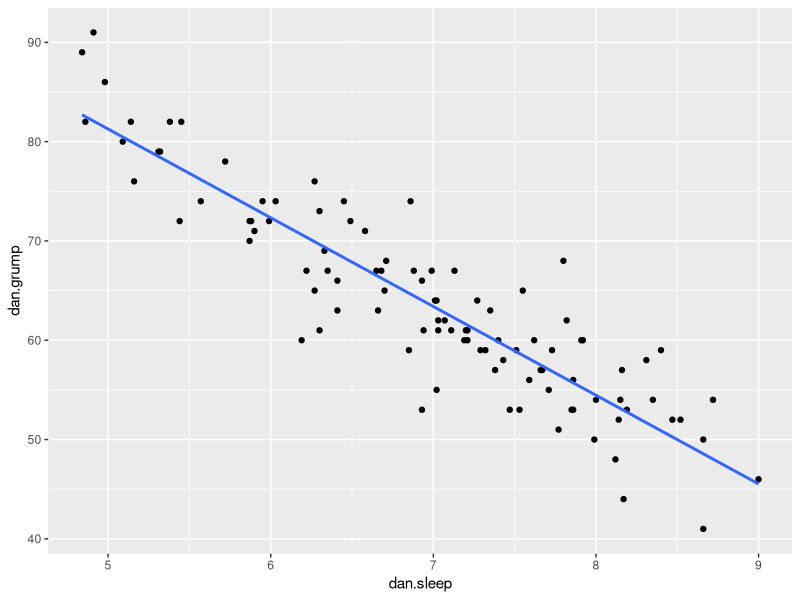
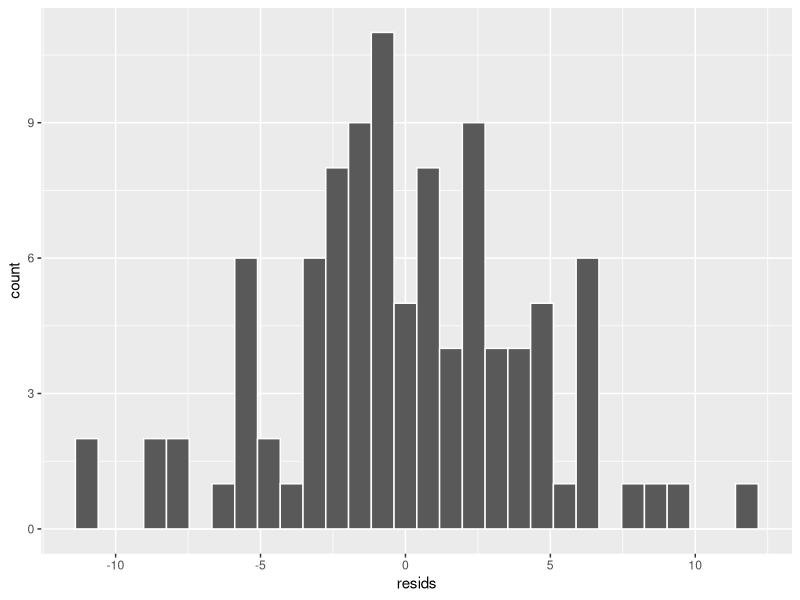
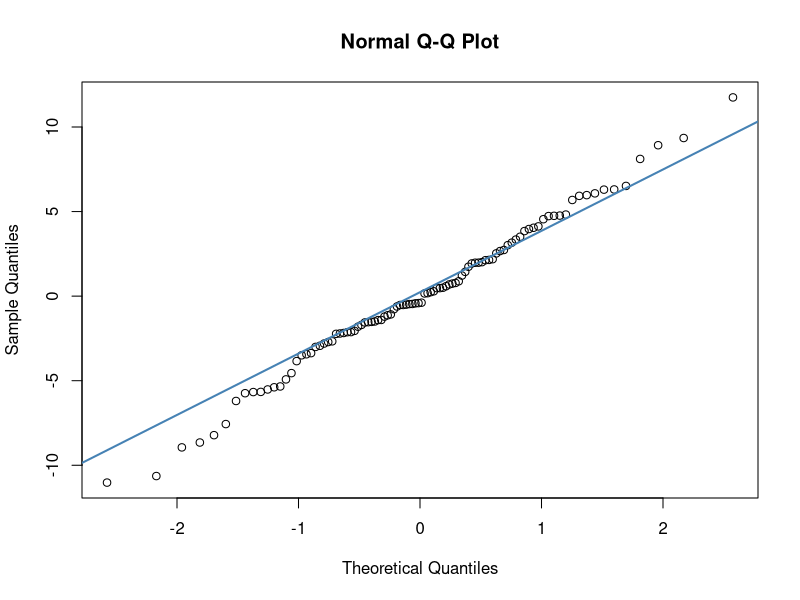
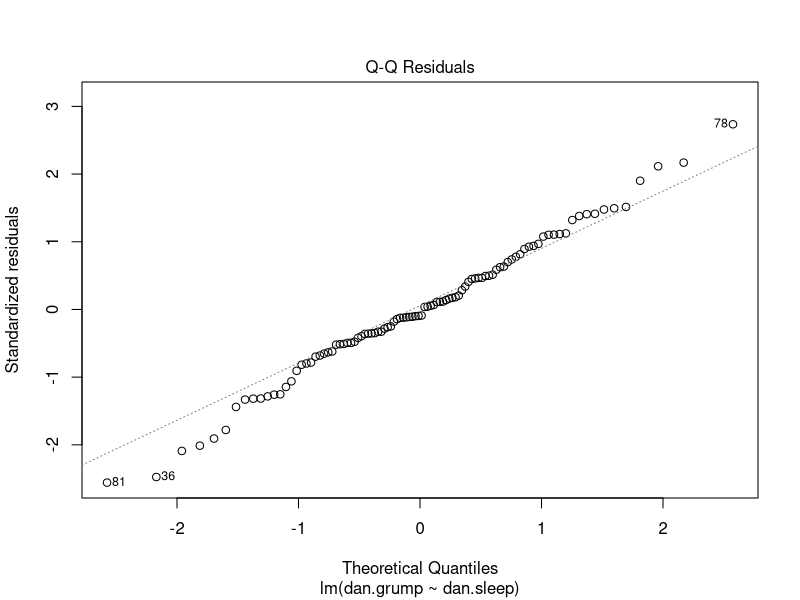
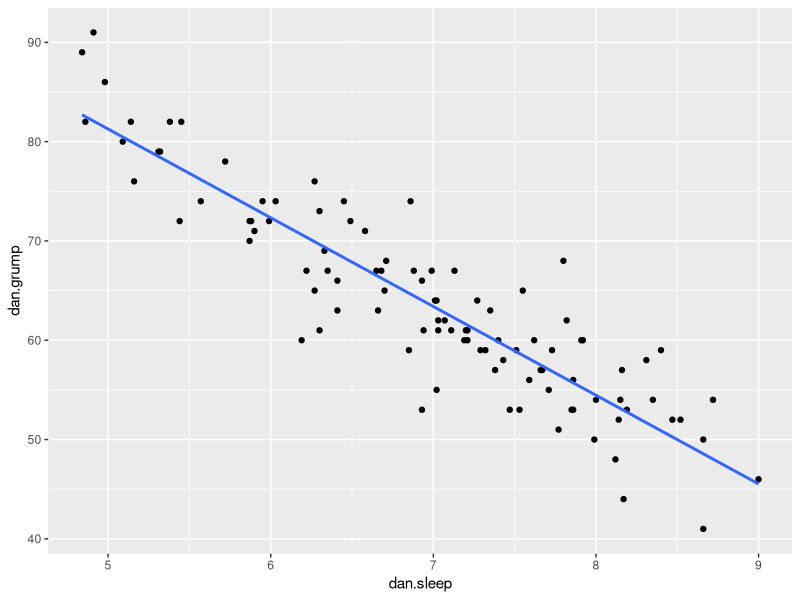
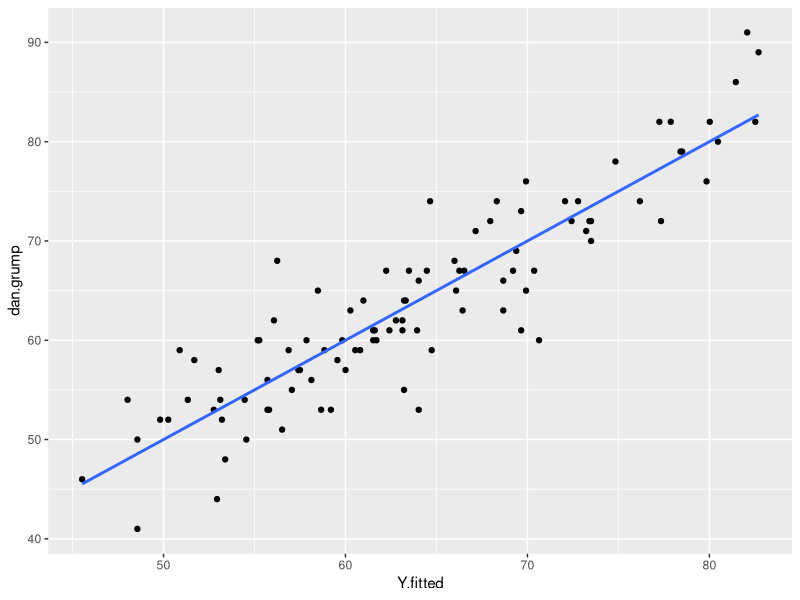
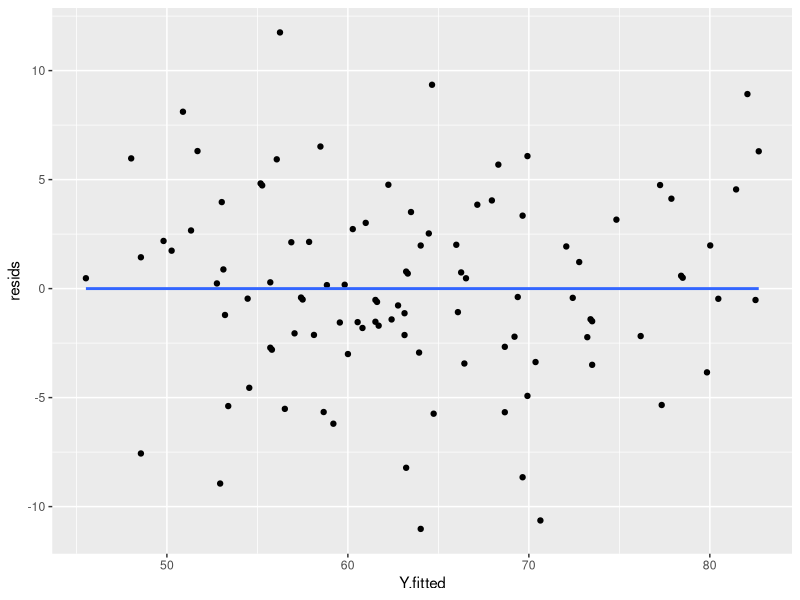
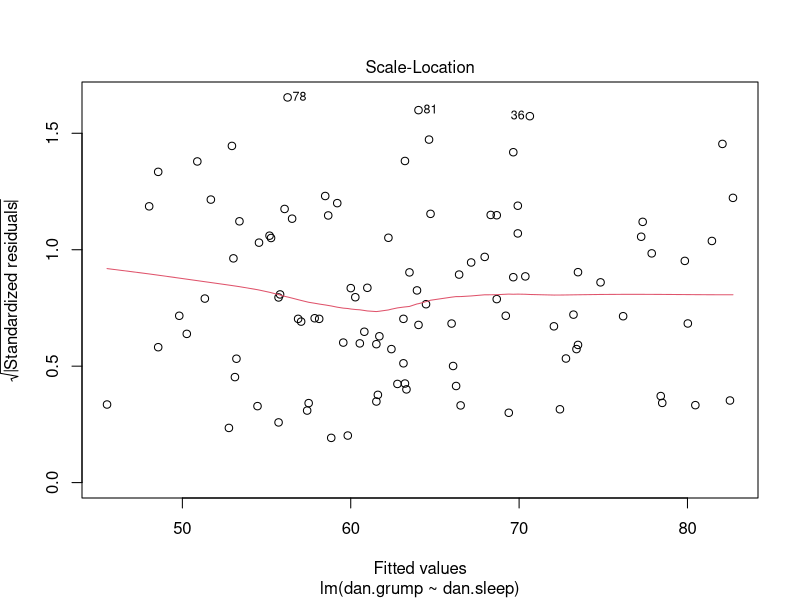

Source code (R) for these figures, in order:

#### Assumptions of Linear Regression


# 1. Normality (specifically the residuals)
# 2. Linearity
# 3. Homogeneity of Variance (homoscedasticity)
# 4. Uncorrelated Predictors (only relevant if doing more than one predictor)
# 5. No 'bad' outliers



library(tidyverse)


# Import Data

df <- read_csv("data/parenthood.csv")

head(df)

tail(df)

nrow(df)

# Scatterplot
ggplot(df, aes(x = dan.sleep, y = dan.grump)) + 
  geom_point() + 
  stat_smooth(method='lm', se=F) 


# Run the model
mod1 <- lm(dan.grump ~ dan.sleep, data = df)

mod1

summary(mod1)



### 1. Normality of Residuals ---

residuals(mod1)  # these are standardized residuals (but ok for now)

df$resids <- residuals(mod1)

#a) histogram plot
ggplot(df, aes(x=resids)) + geom_histogram(color='white') # possibly ok

#b) Shapiro-Wilk test
shapiro.test(df$resids)  # shapiro test says normal.

#c) QQ plot
qqnorm(df$resids)
qqline(df$resids, col = "steelblue", lwd = 2)  # it's ok

plot( x = mod1, which = 2 )  # fast way of getting same plot




### 2. Linearity ---

# X and Y should have a linear relationship

# a) scatterplot - especially if just one predictor:

ggplot(df, aes(x = dan.sleep, y = dan.grump)) + 
  geom_point() + 
  stat_smooth(method='lm', se=F) 



# b) There should also be a linear relationship between the actual Y values and the predicted Y' values

# we calculated these like this before:
coefficients(mod1)
df$Y.pred <- 125.956292 + (df$dan.sleep * -8.936756)
head(df)


# but you can get them directly like this:
fitted.values(mod1)

df$Y.fitted <- fitted.values(mod1)

head(df)

# plot this relationship
ggplot(df, aes(x = Y.fitted, y = dan.grump)) + 
  geom_point() + 
  stat_smooth(method='lm', se=F) 





### 3. Homogeneity of Variance / Homoscedasticity ---

# The model should be equally good at predicting Y's across all values of X.

head(df)

# if true, this should be a straight line
ggplot(df, aes(x = Y.fitted, y = resids)) + 
  geom_point() + 
  stat_smooth(method='lm', se=F) 


# an alternative plot of this is as follows:

plot(mod1, which = 3)

# there are some more formal tests of this... but we don't need to worry about them.





